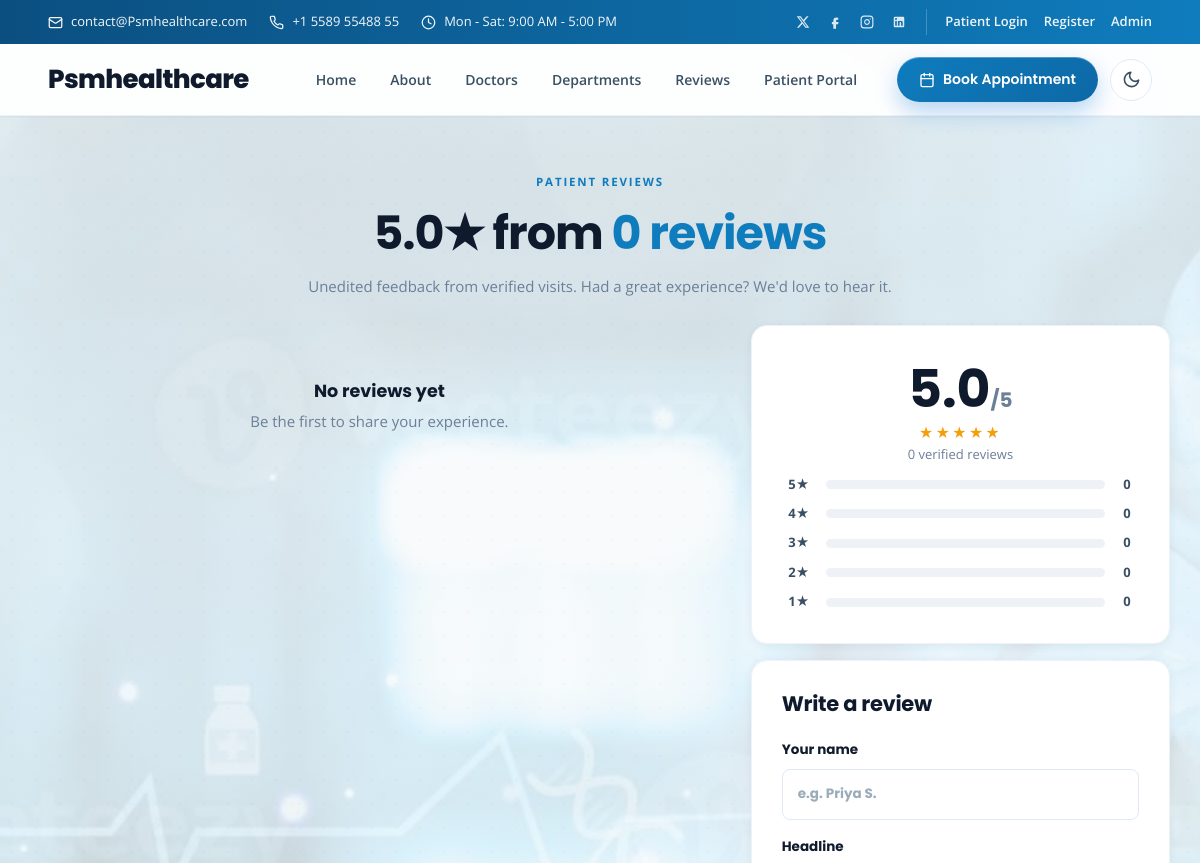
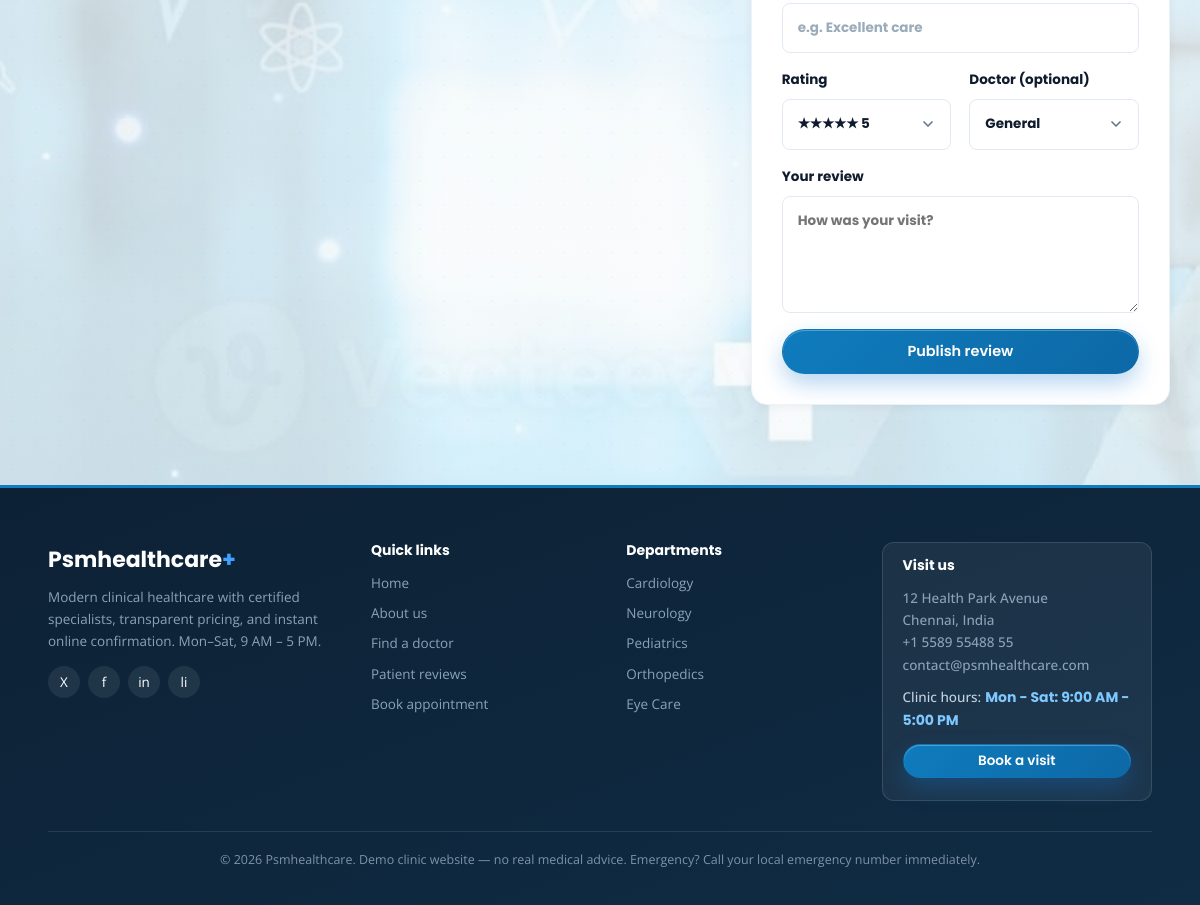
The app's page /reviews, older data (2 pictures, top to bottom).
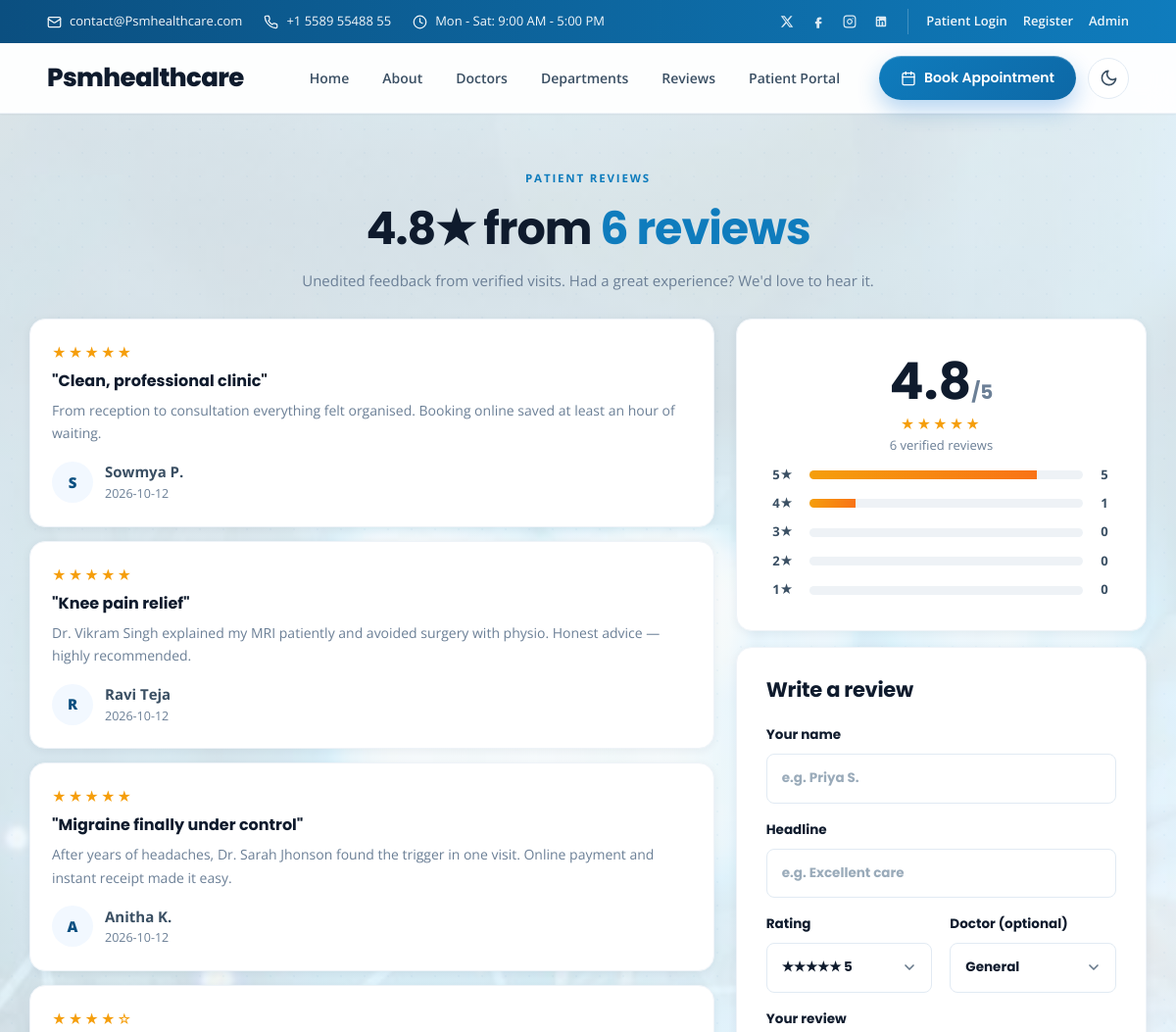
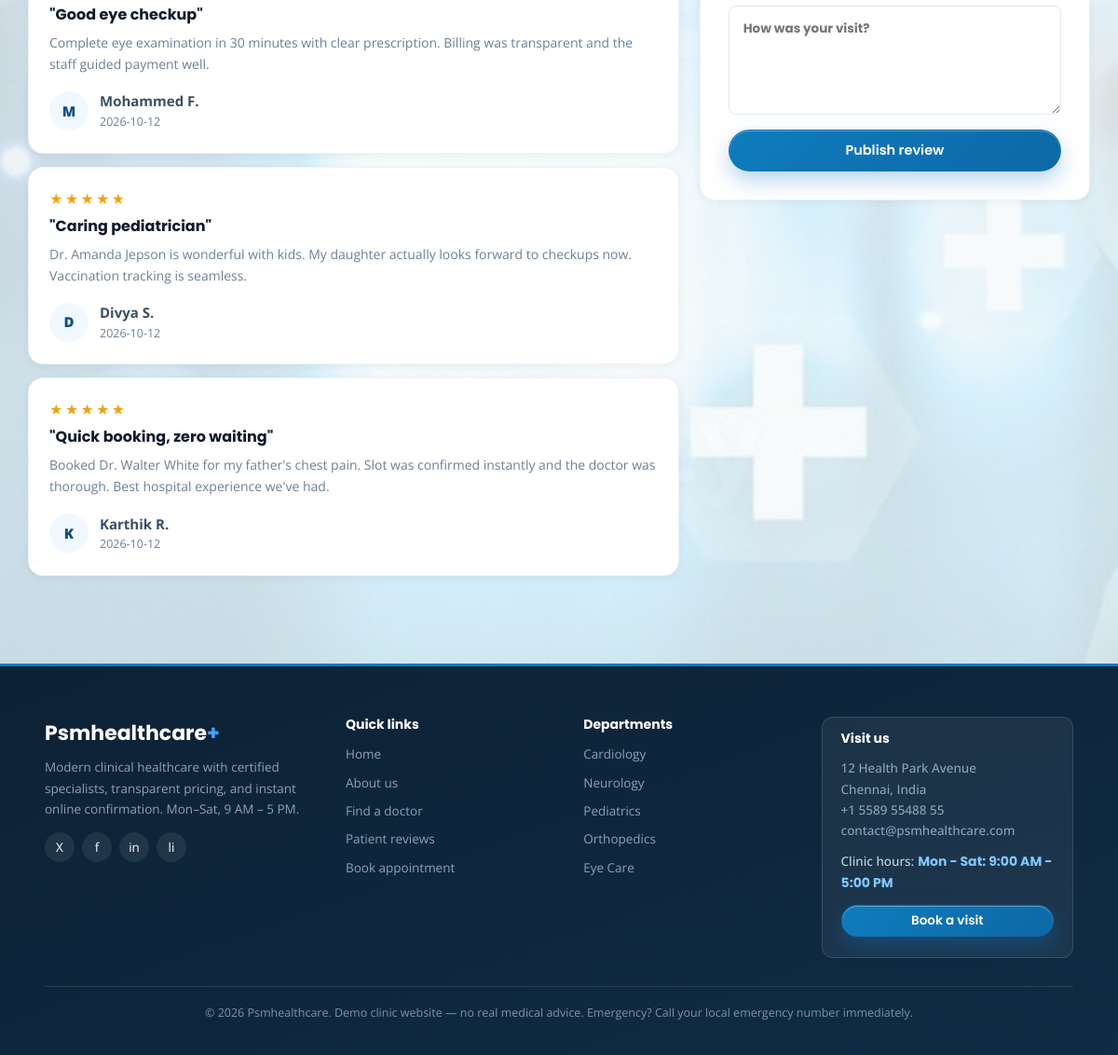
The same page, newer data (2 pictures, top to bottom).
### tables this page shows
CREATE TABLE reviews (
            id INTEGER PRIMARY KEY AUTOINCREMENT,
            name TEXT NOT NULL,
            rating INTEGER NOT NULL DEFAULT 5,
            title TEXT NOT NULL DEFAULT '',
            comment TEXT NOT NULL,
            doctor_id INTEGER,
            created_at TEXT NOT NULL DEFAULT CURRENT_TIMESTAMP,
            FOREIGN KEY(doctor_id) REFERENCES doctors(id) ON DELETE SET NULL
        );

### app.py (the view, shortened to what this page needs)
@app.route("/reviews", methods=["GET", "POST"])
def reviews_page():
    connection = db()
    reviews = connection.execute("""
        SELECT r.*, d.name AS doctor_name, b.name AS doctor_branch
        FROM reviews r LEFT JOIN doctors d ON d.id = r.doctor_id
        LEFT JOIN branches b ON b.id = d.branch_id
        ORDER BY r.id DESC
    """).fetchall()
    avg_row = connection.execute("SELECT AVG(rating) a, COUNT(*) c FROM reviews").fetchone()
    dist_rows = connection.execute("SELECT rating, COUNT(*) c FROM reviews GROUP BY rating").fetchall()
    doctors = connection.execute("SELECT id, name FROM doctors ORDER BY name").fetchall()
    connection.close()
    dist = {i: 0 for i in range(1, 6)}
    for r in dist_rows:
        dist[int(r["rating"])] = r["c"]
    return render_template(
        "reviews.html",
        reviews=reviews,
        avg_rating=round(avg_row["a"] or 5.0, 1),
        review_count=avg_row["c"] or 0,
        dist=dist,
        doctors=doctors,
    )

### app.py (called while the page is built)
def db():
    os.makedirs(os.path.dirname(DB_PATH), exist_ok=True)
    connection = sqlite3.connect(DB_PATH)
    connection.row_factory = sqlite3.Row
    connection.execute("PRAGMA foreign_keys = ON")
    return connection

def current_user():
    return session.get("user")

@app.context_processor
def globals_for_templates():
    return {
        "current_user": current_user(),
        "today": date.today().isoformat(),
        "booking_days": BOOKING_DAYS,
        "consultation_fee": CONSULTATION_FEE,
        "currency_symbol": CURRENCY_SYMBOL,
        "hold_minutes": PAYMENT_HOLD_MINUTES
    }

### templates/reviews.html (shortened to what this page needs)
{% extends 'base.html' %}
{% block content %}
<section class="page-hero">
    <span class="eyebrow">PATIENT REVIEWS</span>
    <h1>{{ avg_rating }}★ from <em>{{ review_count }} reviews</em></h1>
    <p>Unedited feedback from verified visits. Had a great experience? We'd love to hear it.</p>
</section>
<section class="section reviews-layout">
    <div class="reviews-main">
        {% for r in reviews %}
        <div class="review-card full-review">
            <div class="stars">{% for i in range(r.rating) %}★{% endfor %}{% for i in range(5 - r.rating) %}☆{% endfor %}</div>
            <h4>"{{ r.title }}"</h4>
            <p>{{ r.comment }}</p>
            <div class="reviewer">
                <span class="review-avatar">{{ r.name[0] }}</span>
                <span><strong>{{ r.name }}</strong><small>{{ r.created_at[:10] }}{% if r.doctor_name %} · Dr. {{ r.doctor_name }} ({{ r.doctor_branch }}){% endif %}</small></span>
            </div>
        </div>
        {% else %}
        <div class="empty"><h3>No reviews yet</h3><p>Be the first to share your experience.</p></div>
        {% endfor %}
    </div>
    <aside class="reviews-side">
        <div class="panel rating-summary">
            <h2>{{ avg_rating }}<small>/5</small></h2>
            <div class="stars">★★★★★</div>
            <p class="muted">{{ review_count }} verified reviews</p>
            {% for star in [5,4,3,2,1] %}
            <div class="dist-row"><span>{{ star }}★</span><div class="dist-bar"><i style="width:{{ (dist[star] / (review_count or 1) * 100)|round }}%"></i></div><span>{{ dist[star] }}</span></div>
            {% endfor %}
        </div>
        <div class="panel">
            <div class="panel-head"><h2>Write a review</h2></div>
            <form method="post">
                <label>Your name<input name="name" required maxlength="60" placeholder="e.g. Priya S."></label>
                <label>Headline<input name="title" maxlength="120" placeholder="e.g. Excellent care"></label>
                <div class="form-grid" style="grid-template-columns:1fr 1fr">
                    <label>Rating
                        <select name="rating"><option value="5">★★★★★ 5</option><option value="4">★★★★ 4</option><option value="3">★★★ 3</option><option value="2">★★ 2</option><option value="1">★ 1</option></select>
                    </label>
                    <label>Doctor (optional)
                        <select name="doctor_id"><option value="">General</option>{% for d in doctors %}<option value="{{ d.id }}">Dr. {{ d.name }}</option>{% endfor %}</select>
                    </label>
                </div>
                <label>Your review<textarea name="comment" required maxlength="1000" rows="4" placeholder="How was your visit?"></textarea></label>
                <button class="btn btn-primary full">Publish review</button>
            </form>
        </div>
    </aside>
</section>
{% endblock %}

### templates/base.html (shortened to what this page needs)
<!doctype html>
<html lang="en">
<head>
    <link rel="stylesheet" href="{{ url_for('static', filename='css/style.css') }}">
</head>
<body>
<div class="top-contact-bar">
    <div class="contact-info">
        <span class="icon-text">
            <svg class="svg-inline" viewBox="0 0 24 24" width="15" height="15" fill="none" stroke="currentColor" stroke-width="2" stroke-linecap="round" stroke-linejoin="round">
                <rect x="2" y="4" width="20" height="16" rx="2"></rect>
                <path d="M22 7l-8.97 5.7a1.94 1.94 0 0 1-2.06 0L2 7"></path>
            </svg>
            contact@Psmhealthcare.com
        </span>
        <span class="icon-text">
            +1 5589 55488 55
        </span>
        <span class="icon-text">
            <svg class="svg-inline" viewBox="0 0 24 24" width="15" height="15" fill="none" stroke="currentColor" stroke-width="2" stroke-linecap="round" stroke-linejoin="round">
                <circle cx="12" cy="12" r="10"></circle>
                <polyline points="12 6 12 12 16 14"></polyline>
            </svg>
            Mon - Sat: 9:00 AM - 5:00 PM
        </span>
    </div>
    <div class="top-right-bar">
        <div class="social-links-top">
            <a href="#" title="Twitter / X" aria-label="Twitter">
                <svg viewBox="0 0 24 24" width="14" height="14" fill="currentColor">
                    <path d="M18.244 2.25h3.308l-7.227 8.26 8.502 11.24H16.17l-5.214-6.817L4.99 21.75H1.68l7.73-8.835L1.254 2.25H8.08l4.713 6.231zm-1.161 17.52h1.833L7.084 4.126H5.117z"/>
                </svg>
            </a>
            <a href="#" title="Facebook" aria-label="Facebook">
            </a>
            <a href="#" title="Instagram" aria-label="Instagram">
            </a>
            <a href="#" title="LinkedIn" aria-label="LinkedIn">
            </a>
        </div>
        <div class="top-auth-links">
            {% if current_user %}
                <span class="user-greeting">
                    <svg class="svg-inline" viewBox="0 0 24 24" width="14" height="14" fill="none" stroke="currentColor" stroke-width="2">
                        <path d="M20 21v-2a4 4 0 0 0-4-4H8a4 4 0 0 0-4 4v2"></path>
                        <circle cx="12" cy="7" r="4"></circle>
                    </svg>
                    <strong>{{ current_user.username }}</strong> · {{ current_user.role|title }}
                </span>
                <a href="{{ url_for('logout') }}" class="top-link-btn">
                    <svg class="svg-inline" viewBox="0 0 24 24" width="14" height="14" fill="none" stroke="currentColor" stroke-width="2">
                        <path d="M9 21H5a2 2 0 0 1-2-2V5a2 2 0 0 1 2-2h4"></path>
                        <polyline points="16 17 21 12 16 7"></polyline>
                        <line x1="21" y1="12" x2="9" y2="12"></line>
                    </svg>
                    Logout
                </a>
            {% else %}
                <a href="{{ url_for('login', role='patient') }}">Patient Login</a>
                <a href="{{ url_for('signup') }}">Register</a>
                <a href="{{ url_for('login', role='admin') }}">Admin</a>
            {% endif %}
        </div>
    </div>
</div>
<header class="topbar">
        <a class="brand" href="{{ url_for('index') }}">Psmhealthcare</a>
    <nav class="navlinks" id="navLinks">
        <a href="{{ url_for('index') }}">Home</a>
        <a href="{{ url_for('about') }}">About</a>
        <a href="{{ url_for('doctors_page') }}">Doctors</a>
        <a href="{{ url_for('index') }}#departments">Departments</a>
        <a href="{{ url_for('reviews_page') }}">Reviews</a>
        {% if current_user and current_user.role == 'patient' %}
            <a href="{{ url_for('patient_dashboard') }}">My Appointments</a>
            <a href="{{ url_for('book') }}">Book a Visit</a>
        {% elif current_user and current_user.role == 'admin' %}
            <a href="{{ url_for('admin_dashboard') }}">Dashboard</a>
            <a href="{{ url_for('admin_doctors') }}">Doctors</a>
            <a href="{{ url_for('admin_branches') }}">Departments</a>
            <a href="{{ url_for('admin_appointments') }}">Appointments</a>
        {% else %}
            <a href="{{ url_for('login', role='patient') }}">Patient Portal</a>
        {% endif %}
    </nav>
    <div class="header-actions">
        {% if current_user and current_user.role == 'admin' %}
            <a class="btn-appointment" href="{{ url_for('admin_dashboard') }}">Dashboard</a>
        {% else %}
            <a class="btn-appointment" href="{{ url_for('book') }}">
                Book Appointment
            </a>
        {% endif %}
        <button class="theme-toggle" id="themeToggle" type="button" aria-label="Toggle dark mode">
            <svg class="theme-icon theme-icon-moon" viewBox="0 0 24 24" width="19" height="19" fill="none" stroke="currentColor" stroke-width="2" stroke-linecap="round" stroke-linejoin="round">
                <path d="M21 12.79A9 9 0 1 1 11.21 3 7 7 0 0 0 21 12.79z"></path>
            </svg>
        </button>
    </div>
</header>
<main>
    {% block content %}{% endblock %}
</main>
<footer>
    <div class="footer-grid">
        <div>
            <strong>Psmhealthcare<span style="color:#3fa2ff">+</span></strong>
            <p>Modern clinical healthcare with certified specialists, transparent pricing, and instant online confirmation. Mon–Sat, 9 AM – 5 PM.</p>
            <div class="footer-social">
                <a href="#" aria-label="X">X</a>
                <a href="#" aria-label="Facebook">f</a>
                <a href="#" aria-label="Instagram">in</a>
                <a href="#" aria-label="LinkedIn">li</a>
            </div>
        </div>
        <div>
            <h4>Quick links</h4>
            <a href="{{ url_for('index') }}">Home</a>
            <a href="{{ url_for('about') }}">About us</a>
            <a href="{{ url_for('doctors_page') }}">Find a doctor</a>
            <a href="{{ url_for('reviews_page') }}">Patient reviews</a>
            <a href="{{ url_for('book') }}">Book appointment</a>
        </div>
        <div>
            <h4>Departments</h4>
            <a href="{{ url_for('index') }}#departments">Cardiology</a>
            <a href="{{ url_for('index') }}#departments">Neurology</a>
            <a href="{{ url_for('index') }}#departments">Pediatrics</a>
            <a href="{{ url_for('index') }}#departments">Orthopedics</a>
            <a href="{{ url_for('index') }}#departments">Eye Care</a>
        </div>
        <div class="clinic-hours">
            <h4>Visit us</h4>
            <p style="margin:0">12 Health Park Avenue<br>Chennai, India<br>+1 5589 55488 55<br>contact@psmhealthcare.com</p>
            <div style="margin-top:10px">Clinic hours:<strong>Mon - Sat: 9:00 AM - 5:00 PM</strong></div>
            <a class="btn btn-primary btn-sm" style="margin-top:12px" href="{{ url_for('book') }}">Book a visit</a>
        </div>
    </div>
    <div class="footer-bottom">© 2026 Psmhealthcare. Demo clinic website — no real medical advice. Emergency? Call your local emergency number immediately.</div>
</footer>
</body>
</html>

Row changes from the older to the newer data that the page shows:
added reviews: rating 5 (drawn), title "Clean, professional clinic", comment "From reception to consultation everything felt organised. Booking online saved at least an hour of waiting.", name "S", name "Sowmya P.", created_at "2026-10-12"
added reviews: rating 5 (drawn), title "Knee pain relief", comment "Dr. Vikram Singh explained my MRI patiently and avoided surgery with physio. Honest advice — highly recommended.", name "R", name "Ravi Teja", created_at "2026-10-12"
added reviews: rating 5 (drawn), title "Migraine finally under control", comment "After years of headaches, Dr. Sarah Jhonson found the trigger in one visit. Online payment and instant receipt made it easy.", name "A", name "Anitha K.", created_at "2026-10-12"
added reviews: rating 4 (drawn), title "Good eye checkup", comment "Complete eye examination in 30 minutes with clear prescription. Billing was transparent and the staff guided payment well.", name "M", name "Mohammed F.", created_at "2026-10-12"
added reviews: rating 5 (drawn), title "Caring pediatrician", comment "Dr. Amanda Jepson is wonderful with kids. My daughter actually looks forward to checkups now. Vaccination tracking is seamless.", name "D", name "Divya S.", created_at "2026-10-12"
added reviews: rating 5 (drawn), title "Quick booking, zero waiting", comment "Booked Dr. Walter White for my father's chest pain. Slot was confirmed instantly and the doctor was thorough. Best hospital experience we've had.", name "K", name "Karthik R.", created_at "2026-10-12"
Text that changed along with them:
{{ avg_rating }}: "5.0" → "4.8"
{{ review_count }}: "0" → "6"
new list line: "5 5"
new list line: "4 1"
text no longer shown: "No reviews yet Be the first to share your experience."
list line gone: "5 0"
list line gone: "4 0"
